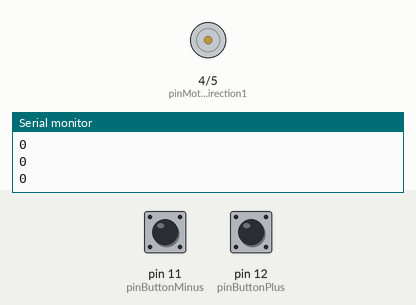
Bench run of a sketch on a simulated Arduino Uno, built with avr-gcc and run on an emulated ATmega328P. On the bench: motor-driver pin pairs drawn as motors (green arrow = first pin HIGH = forward, orange = second pin HIGH = backward, longer = more drive, scaled by the enable pin), the last lines printed to the serial monitor. The test bench sets the inputs (shaded band); at power-on: pin 11 (pinButtonMinus) HIGH, pin 12 (pinButtonPlus) HIGH.

Above: at 1.2 s.
1.3 s: pin 11 (pinButtonMinus) pulled LOW for 0.15 s
At 2.2 s:
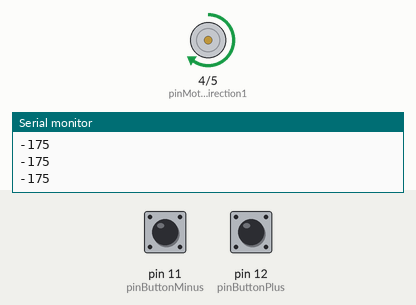
3.1 s: pin 12 (pinButtonPlus) pulled LOW for 0.15 s
At 4.5 s:
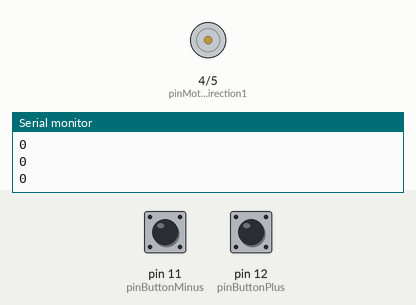
4.8 s: pin 11 (pinButtonMinus) pulled LOW for 1 s
At 5.84 s:
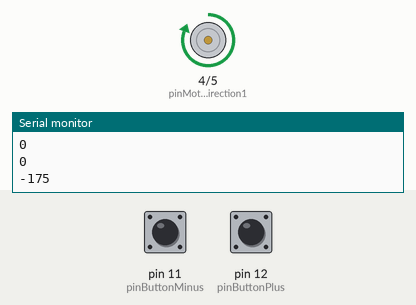
7.3 s: pin 12 (pinButtonPlus) pulled LOW for 1 s
At 8.8 s:
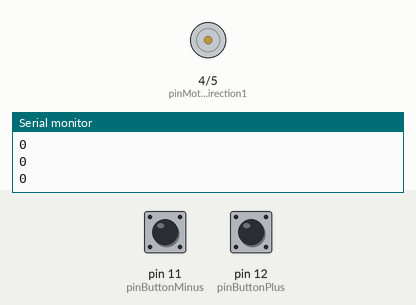
9.8 s: pin 12 (pinButtonPlus) pulled LOW for 0.15 s
At 10.5 s:
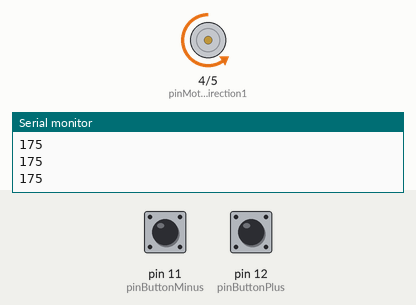
11.5 s: pin 11 (pinButtonMinus) pulled LOW for 3.2 s
At 15.4 s:
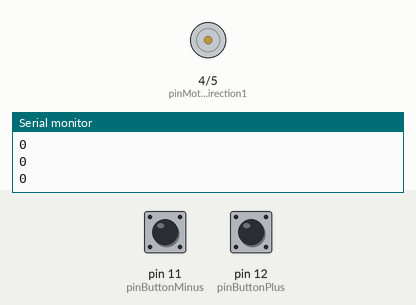
Timing chart, 0 to 16.9 s (numbered marks = the images above; inputs shaded):
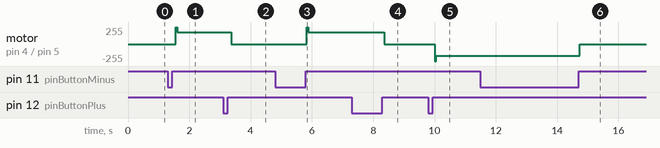

Measured:
- after the input at 1.3 s, motor on pin 4 (pinMotorDirection1) / pin 5 (pinMotorDirection2): stopped → forward 175/255 after 0.26 s
- after the input at 3.1 s, motor on pin 4 (pinMotorDirection1) / pin 5 (pinMotorDirection2): forward 175/255 → stopped after 0.28 s
- after the input at 4.8 s, motor on pin 4 (pinMotorDirection1) / pin 5 (pinMotorDirection2): stopped → forward 175/255 after 1.0 s
- after the input at 7.3 s, motor on pin 4 (pinMotorDirection1) / pin 5 (pinMotorDirection2): forward 175/255 → stopped after 1.1 s
- after the input at 9.8 s, motor on pin 4 (pinMotorDirection1) / pin 5 (pinMotorDirection2): stopped → backward 175/255 after 0.21 s
- after the input at 11.5 s, motor on pin 4 (pinMotorDirection1) / pin 5 (pinMotorDirection2): backward 175/255 → stopped after 3.2 s

The sketch:

prog_40.ino
```cpp
enum MotorState {
	STOP,
	FORWARD,
	BACKWARD
};

const byte pinButtonMinus = 11;
const byte pinButtonPlus = 12;
const byte pinMotorSpeed = 3;
const byte pinMotorDirection1 = 4;
const byte pinMotorDirection2 = 5;

enum MotorState motorState;
int motorSpeed;
int motorSpeedStep;
boolean isSpeedUpNeeded;
boolean isDirectionPositive;
boolean isButtonMinusPressed;
boolean wasButtonMinusPressed;
boolean isButtonPlusPressed;
boolean wasButtonPlusPressed;

void handleClick() {
 	motorSpeed += (isDirectionPositive ? motorSpeedStep : -motorSpeedStep);
 	if (motorSpeed == motorSpeedStep) {
		digitalWrite(pinMotorDirection1, LOW);
		digitalWrite(pinMotorDirection2, HIGH);
		isSpeedUpNeeded = true;
 		motorSpeed = 175;
 	} else if (motorSpeed == -motorSpeedStep) {
		digitalWrite(pinMotorDirection1, HIGH);
		digitalWrite(pinMotorDirection2, LOW);
		isSpeedUpNeeded = true;
 		motorSpeed = -175;
 	} else if (motorSpeed > 255) {
 		motorSpeed = 255;
 	} else if (motorSpeed < -255) {
		motorSpeed = -255;
	} else if (motorSpeed > 0 && motorSpeed < 175) {
 		motorSpeed = 0;
	} else if (motorSpeed > -175 && motorSpeed < 0) {
 		motorSpeed = 0;
	}
}

void setup() {
	Serial.begin(9600);
	pinMode(pinButtonMinus, INPUT_PULLUP);
	pinMode(pinButtonPlus, INPUT_PULLUP);
	pinMode(pinMotorSpeed, OUTPUT);
	pinMode(pinMotorDirection1, OUTPUT);
	pinMode(pinMotorDirection2, OUTPUT);
	digitalWrite(pinMotorDirection1, LOW);
	digitalWrite(pinMotorDirection2, HIGH);
	motorState = STOP;
	motorSpeed = 0;
	motorSpeedStep = 5;
	wasButtonMinusPressed = false;
	wasButtonPlusPressed = false;
	isSpeedUpNeeded = false;
}

void loop() {
	isButtonMinusPressed = digitalRead(pinButtonMinus) == 0;
	isButtonPlusPressed = digitalRead(pinButtonPlus) == 0;
	if (!isButtonMinusPressed && wasButtonMinusPressed) {
		isDirectionPositive = false;
		handleClick();
		delay(30);
	} else if (isButtonMinusPressed && !wasButtonMinusPressed) {
		delay(30);
	}
	if (!isButtonPlusPressed && wasButtonPlusPressed) {
		isDirectionPositive = true;
		handleClick();
		delay(30);
	} else if (isButtonPlusPressed && !wasButtonPlusPressed) {
		delay(30);
	}
	Serial.println(motorSpeed);
	if (isSpeedUpNeeded) {
		analogWrite(pinMotorSpeed, 255);
		delay(50);
		isSpeedUpNeeded = false;
	}
	analogWrite(pinMotorSpeed, abs(motorSpeed));
	wasButtonMinusPressed = isButtonMinusPressed;
	wasButtonPlusPressed = isButtonPlusPressed;
	delay(100);
}
```
